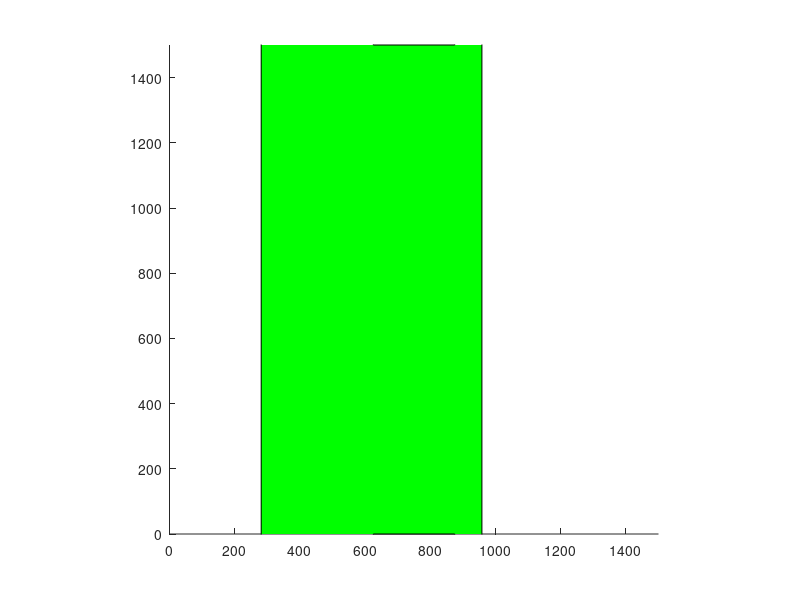

Recreate this plot in MATLAB. (Note: this script raises an error after producing the figure.)
clc;clear all;
n = 2;% input('Enter number of buildings in urban environment: ');
%rotate3d;
wr = 50;
z = 1500;
const1 = 0;const2 = 1500;
R = [750,750,0];%input('Enter the point on the road: ');
a = [0,750,0];%input('Enter centre of building: ');
ad = [300,200,180];%input('Enter [l,w,h] of building: ');

a(1,1) = 750 + (wr/2) + (ad(1,2)/2);
la = ad(1,1);wa = ad(1,2);ha = ad(1,3);

a1 = a + [wa/2,la/2,ha];
a2 = a + [wa/2,-la/2,ha];
a3 = a + [-wa/2,-la/2,ha];
a4 = a + [-wa/2,la/2,ha];
b =  [0,750,0];%input('Enter centre of building: ');
bd = [300,200,80];%input('Enter [l,w,h] of building: ');
b(1,1) = 750 - (wr/2) - (bd(1,2)/2);

lb = bd(1,1);wb = bd(1,2);hb = bd(1,3);
b1 = b + [wb/2,lb/2,hb];
b2 = b + [wb/2,-lb/2,hb];
b3 = b + [-wb/2,-lb/2,hb];
b4 = b + [-wb/2,lb/2,hb];

%a = [0,750,0];%input('Enter centre of building: ');
%b = [0,750,0];



P1(1,1) = R(1,1) + (a4(1,1) - R(1,1))*((const2 - R(1,2))/(a4(1,2) - R(1,2)));P1(1,2) = const2;
P2(1,1) = R(1,1) + (a4(1,1) - R(1,1))*(z/ha);P2(1,2) = R(1,2) + (a4(1,2) - R(1,2))*(z/ha);
P3(1,1) = R(1,1) + (a3(1,1) - R(1,1))*(z/ha);P3(1,2) = R(1,2) + (a3(1,2) - R(1,2))*(z/ha);
P4(1,1) = R(1,1) + (a3(1,1) - R(1,1))*((const1 - R(1,2))/(a3(1,2) - R(1,2)));P4(1,2) = const1;
P5(1,1) = R(1,1) + (b2(1,1) - R(1,1))*((const1 - R(1,2))/(b2(1,2) - R(1,2)));P5(1,2) = const1;
P6(1,1) = R(1,1) + (b2(1,1) - R(1,1))*(z/hb);P6(1,2) = R(1,2) + (b2(1,2) - R(1,2))*(z/hb);
P7(1,1) = R(1,1) + (b1(1,1) - R(1,1))*(z/hb);P7(1,2) = R(1,2) + (b1(1,2) - R(1,2))*(z/hb);
P8(1,1) = R(1,1) + (b1(1,1) - R(1,1))*((const2 - R(1,2))/(b1(1,2) - R(1,2)));P8(1,2) = const2;


X = [P1(1,1) P2(1,1) P3(1,1) P4(1,1) P5(1,1) P6(1,1) P7(1,1) P8(1,1)];
Y = [P1(1,2) P2(1,2) P3(1,2) P4(1,2) P5(1,2) P6(1,2) P7(1,2) P8(1,2)];




num = numel(X);
for po=1:1:num;
    Z(po,1) = z;
end

patch(X,Y,Z,'green');
axis([const1 const2 const1 const2]);
axis('square');

hold on
voxel(a + [-wa/2,-la/2,0],[wa la ha],'c',0.7);
voxel(b + [-wb/2,-lb/2,0],[wb lb hb],'c',0.7);